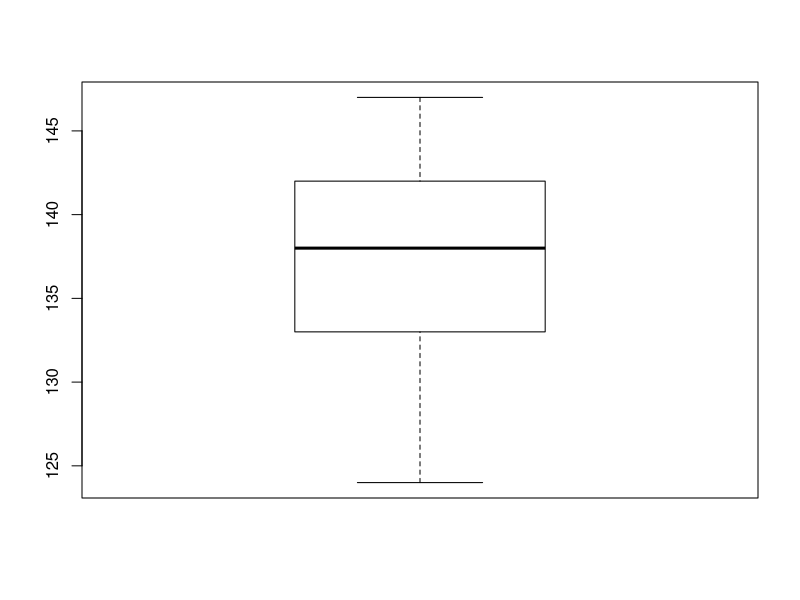
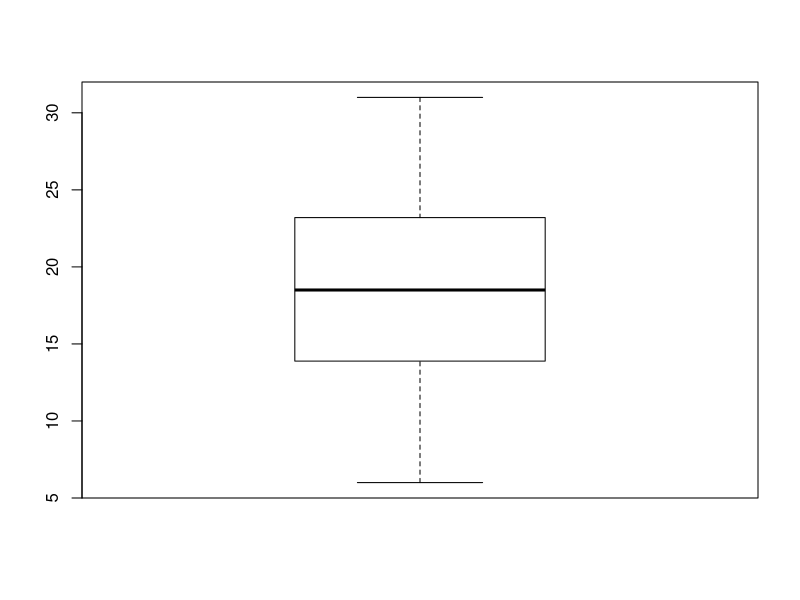
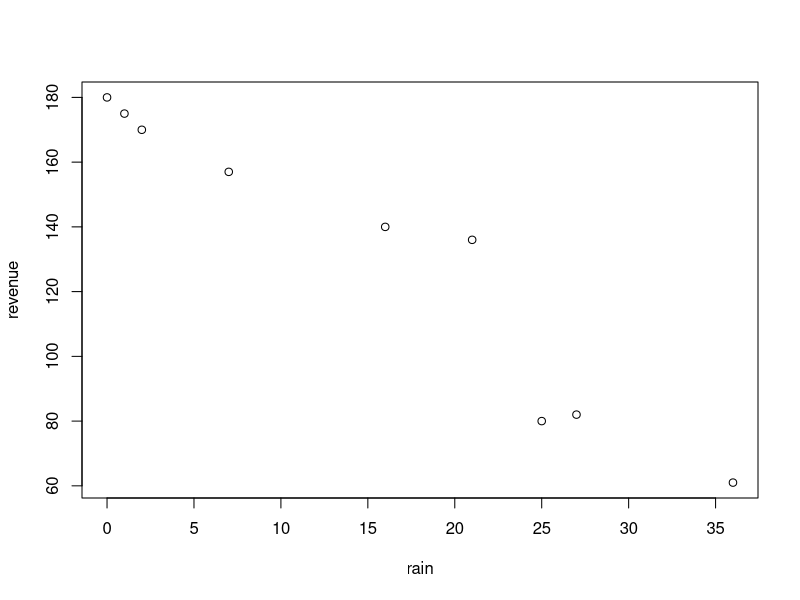

Source code (R) for these figures, in order:
## ---- chunk 1
varp <- function(x) {var(x)*(length(x)-1)/length(x)}
sdp <- function(x) {sqrt(var(x)*(length(x)-1)/length(x))}
covp <- function(x,y) {cov(x,y)*(length(x)-1)/length(x)} 
## ---- chunk 2
    bxp(list(stats = matrix(c(124, 133, 138, 142, 147), 5, 1), n = 1))
## ---- chunk 3
midpoints <- c(3.5, 8.5, 13.5, 18.5, 23.5, 28.5, 33.5)

a <- c(0, 10, 26, 28, 25, 11, 0)

cumsum(a)

x_25 <- 11 + (5 / 26) * (25 - 10)
x_50 <- 16 + (5 / 28) * (50 - 36)
x_75 <- 21 + (5 / 25) * (75 - 64)

x_25
x_50
x_75

bxp(list(stats = matrix(c(6, x_25, x_50, x_75, 31), 5, 1), n = 1))
## ---- chunk 4
species_a <- c(96, 110, 109, 93, 97)
species_b <- c(92, 102, 101, 97, 116)

cor(species_a, species_b)
cor(species_a, species_b, method = "spearman")
## ---- chunk 5
midpoints <- c(100, 175, 225, 275)
frequency <- c(20, 40, 50, 30)
## ---- chunk 6
    sdp(rep(midpoints, frequency))
## ---- chunk 7
    cumsum(frequency)

    200 + (50 / 50) * (70 - 60)
## ---- chunk 8
    200 + (50 / 50) * (84 - 60)
## ---- chunk 9
judge_a <- c(8, 9, 8, 10, 6)
judge_b <- c(7, 8, 7, 10, 7)

cor(judge_a, judge_b, method = "spearman")
## ---- chunk 10
speed_limit <- c(130, 100, 110, 120, 130)
deaths <- c(4.1, 4.7, 4.3, 5.1, 6.1)
## ---- chunk 11
    cor(speed_limit, deaths)
## ---- chunk 12
    cor(speed_limit * 0.621371, deaths)
## ---- chunk 13
blood_pressure <- c(151, 142, 149, 141, 132, 168)
cholesterol <- c(189, 202, 210, 189, 175, 202)
## ---- chunk 14
    cor(blood_pressure, cholesterol)
## ---- chunk 15
    model <- lm(cholesterol ~ blood_pressure)
    summary(model)

    predict(model, data.frame(blood_pressure = c(150)))
## ---- chunk 16
rain <- c(0, 7, 16, 21, 25, 27, 36, 2, 1)
revenue <- c(180, 157, 140, 136, 80, 82, 61, 170, 175)
## ---- chunk 17
    plot(rain, revenue)
## ---- chunk 18
    covp(rain, revenue)
## ---- chunk 19
    cor(rain, revenue)
## ---- chunk 20
b <- 820 / 927
a <- 1234 - b * 1029

a + b * 1400
## ---- chunk 21
age <- c(7, 6, 8, 9, 14, 12, 17, 16, 18)
time <- c(182, 300, 190, 178, 85, 117, 52, 46, 50)
## ---- chunk 22
    cor(age, time)
## ---- chunk 23
    model <- lm(time ~ age)
    predict(model, data.frame(age = c(56)))
## ---- chunk 24
    summary(model)
## ---- chunk 25
c <- -0.96 * 4.5 * 6.1
c

b <- c / 4.5^2
b
a <- 9.85 - b * 6.5
a

a + b * 6
